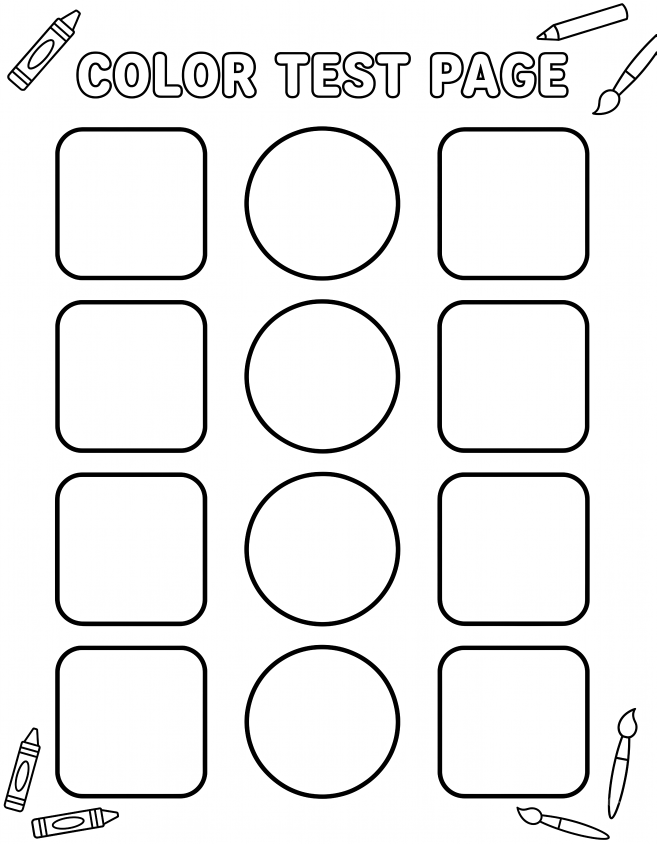
#> input picture assets/matter/color_test.png, 2625 x 3375 px (shown at 1/4 size); its folder holds only this picture in this run
$ python -i imaging.py   (imports and definitions only)
#> lines starting #> are read from the running program, lines starting #| are printed output that depends on the picture
"""Làm sạch ảnh line-art từ Gemini để đủ chuẩn in 300 DPI."""

from __future__ import annotations

import logging
from pathlib import Path

from PIL import Image, ImageFilter, ImageOps

log = logging.getLogger(__name__)

Image.MAX_IMAGE_PIXELS = None


def _hf_std(im: Image.Image) -> float:
    """Do "do chi tiet" cua anh = lech chuan cua thanh phan tan so cao.

    Dung lam thuoc do khach quan cho grain: hat cang nhieu -> so nay cang lon.
    """
    import numpy as np
    g = im.convert("L")
    a = np.asarray(g, np.float32)
    b = np.asarray(g.filter(ImageFilter.GaussianBlur(1.2)), np.float32)
    return float((a - b).std())


def auto_grain_params(path: Path, ratio: float = 0.35) -> tuple[float, float]:
    """Tu chon (amount, size) sao cho HAT HOA VAO ANH, khong lan at anh.

    Y tuong: grain nen ti le voi luong chi tiet san co cua anh.
      * Anh nhieu net (nhieu chi tiet)  -> chiu duoc hat manh hon.
      * Anh phang, mang mau lon         -> hat nhe, neu khong se lo ro nhu bui.
    ratio = ti le do hat so voi chi tiet goc (0.35 -> hat bang ~35% chi tiet).

    Size hat scale theo do phan giai de khi IN ra hat luon trong cung mot co,
    khong phu thuoc anh 1000px hay 3000px.
    """
#> called with path = '../assets/matter/color_test.png', ratio = 0.35
    import tempfile

    im = Image.open(path).convert("RGB")
    long_edge = max(im.size)
#> long_edge = 3375
    size = max(1.0, round(long_edge / 1600.0, 2))
#> size = 2.11

    # Do & hieu chinh tren mot O CAT 640px o giua anh (CAT chu khong THU NHO:
    # thu nho lam sac net gia tao, thang do se sai hoan toan).
    cx, cy = im.size[0] // 2, im.size[1] // 2
#> cx = 1312; cy = 1687
    r = min(320, cx, cy)
#> r = 320
    sm = im.crop((cx - r, cy - r, cx + r, cy + r))
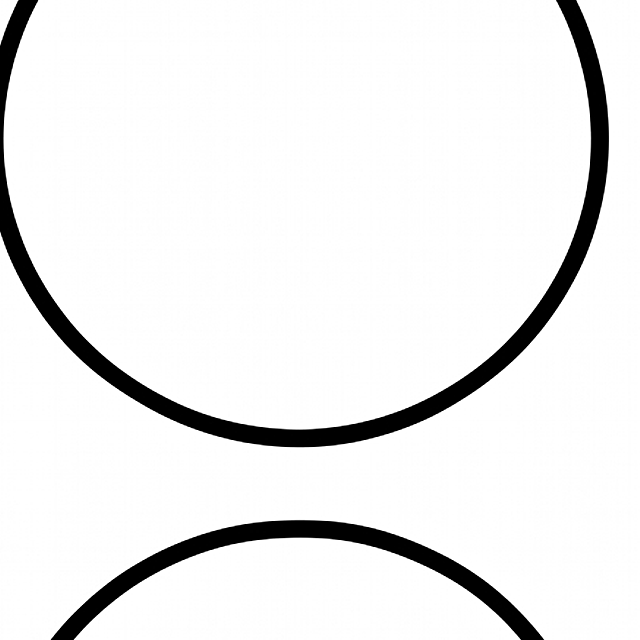
#> sm: PIL image 640x640 RGB; min 0, max 255, mean 236.1
    base = _hf_std(sm) or 1.0
#> in _hf_std, `b = np.asarray(g.filter(ImageFilter.GaussianBlur(1.2)), np.float32)`:
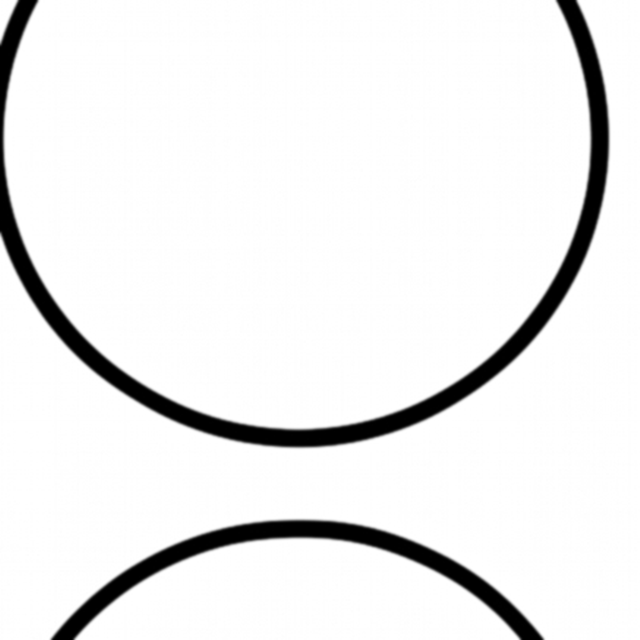
#> b: shape (640, 640) float32; min 0, max 255, mean 236.1
#> base = 9.1
    target = min(7.0, max(1.5, ratio * base))        # luong hat muon them vao
#> target = 3.18

    amount = 0.08
    with tempfile.TemporaryDirectory() as td:
        probe = Path(td) / "probe.png"
        for _ in range(5):
            sm.save(probe)
            add_grain(probe, amount=amount, mode="tone", size=size)
            got = _hf_std(Image.open(probe)) ** 2 - base ** 2
            got = got ** 0.5 if got > 0.01 else 0.01
            if abs(got - target) / target < 0.05:
                break
            # mu 0.8: mode "tone" phan hoi duoi tuyen tinh -> tranh vot qua.
            amount = max(0.01, min(0.6, amount * (target / got) ** 0.8))
    return round(amount, 3), size


def add_grain(path: Path, amount: float = 0.05, mono: bool = True,
              mode: str = "overlay", size: float = 1.0) -> Path:
    """Phu mot lop grain len anh, ghi de tai cho.

    amount = do dam (0..0.3). mode:
      * "overlay" (mac dinh) -> lop hat xam blend overlay, giong VAN GIAY IN:
        dam ma MIN, khong san; hat theo tong anh nen tu nhien.
      * "add" -> noise cong truc tiep (co trong so midtone), de sang salt-pepper
        khi amount cao.
      * "auto" -> TU CHON do dam + co hat cho hoa voi anh; luc nay `amount`
        la RATIO (0.35 = hat bang ~35% luong chi tiet san co cua anh).
    mono=True -> grain kieu phim/giay (cung mot nhieu cho 3 kenh).
    """
#> called with amount = 0.08, mono = True, mode = 'tone', size = 2.11
    import numpy as np

    if mode == "auto":
        # amount luc nay dong vai tro RATIO (do hai hoa), khong phai do dam.
        amount, size = auto_grain_params(path, ratio=float(amount) or 0.35)
        mode = "tone"

    amount = max(0.0, min(0.6, float(amount)))
    if amount <= 0:
        return path
    im = Image.open(path).convert("RGB")
    arr = np.asarray(im).astype(np.float32)
    h, w = arr.shape[:2]
#> h = 640; w = 640
    sigma = amount * 255.0
    ch = 1 if mono else 3
    # size = kich thuoc HAT (px). >1 -> tao noise o do phan giai thap roi phong
    # to len -> moi hat phu nhieu pixel (hat to hon).
    size = max(1.0, float(size))
#> size = 2.11
    if size > 1.0:
        # NOISE DA TANG (fractal): tron nhieu co hat -> co cum to, cum nho,
        # khong deu tam tap -> tu nhien nhu grain phim/giay that. Noi suy BICUBIC
        # cho bien hat muot, khong bi vuong/kim cuong nhu bilinear.
        # Ít tầng "cụm to" (loang) hơn, nặng tầng mịn -> grain đều, min hon.
        octaves = [(size * 1.5, 0.25), (size, 1.0), (size / 2.0, 0.7)]
#> octaves = [(3.17, 0.25), (2.11, 1), (1.05, 0.7)]
        noise = np.zeros((h, w, ch), np.float32)
        wsum = 0.0
        for sc, wgt in octaves:
            sc = max(1.0, sc)
            nh, nw = max(1, int(h / sc)), max(1, int(w / sc))
            small = np.random.normal(0.0, 255.0, (nh, nw, ch)).astype(np.float32)
            for c in range(ch):
                layer = Image.fromarray(
                    np.clip(128.0 + small[:, :, c], 0, 255).astype("uint8"))
                layer = layer.resize((w, h), Image.BICUBIC)
                noise[:, :, c] += (np.asarray(layer).astype(np.float32)
                                   - 128.0) * wgt
            wsum += wgt
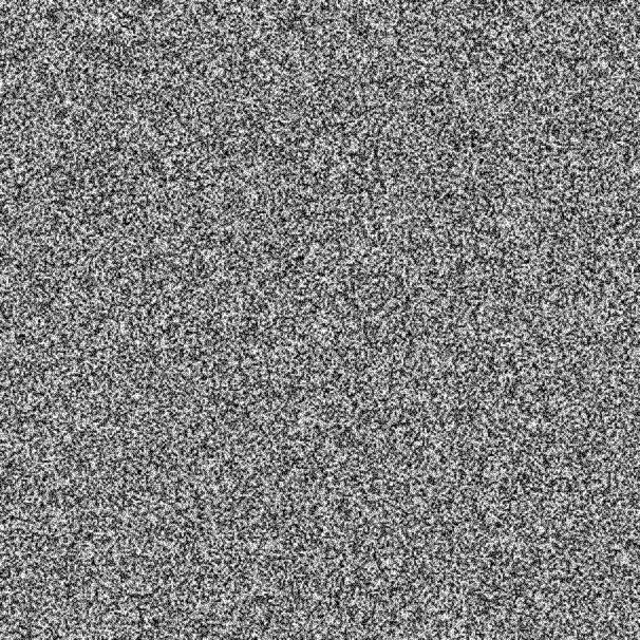
#> noise: shape (640, 640, 1) float32; min -249.6, max 247.6, mean -0.2; drawn with min black and max white
#> after the loop, wsum = 1.95
        # chuan hoa ve dung do dam mong muon (sigma)
        std = noise.std() or 1.0
        noise = noise / std * sigma
    else:
        noise = np.random.normal(0.0, sigma, (h, w, ch)).astype(np.float32)

    if mode == "tone":
        # Grain CUNG MAU NEN, chi sang/toi hon 1 bac: NHAN he so (giu nguyen
        # hue + do bao hoa) thay vi cong (cong se day ve trang/den, mat mau).
        # Huong theo tong: nen sang -> hat sang hon, nen toi -> hat toi hon ->
        # tuong phan thap, hoa vao nen du nen mau gi.
        nim = Image.fromarray(
            np.clip(128.0 + noise[:, :, 0], 0, 255).astype("uint8"))
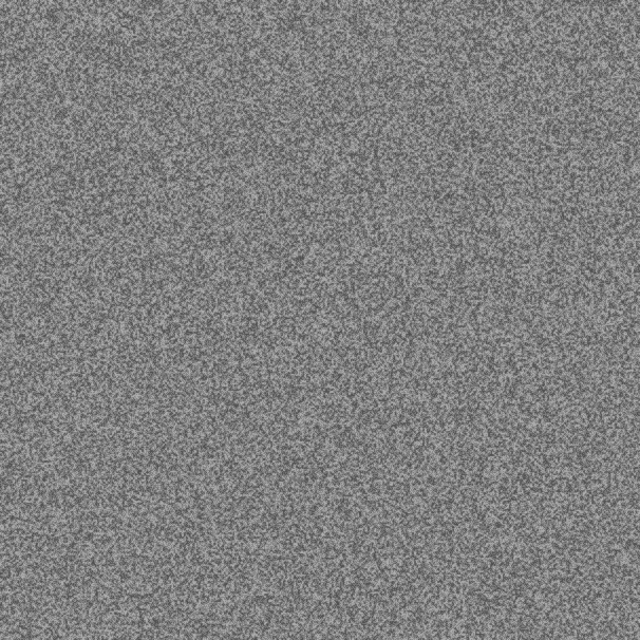
#> nim: PIL image 640x640 L; min 79, max 175, mean 127.5
        nim = nim.filter(ImageFilter.GaussianBlur(1.1))
        mag = np.abs(np.asarray(nim).astype(np.float32) - 128.0) / 255.0
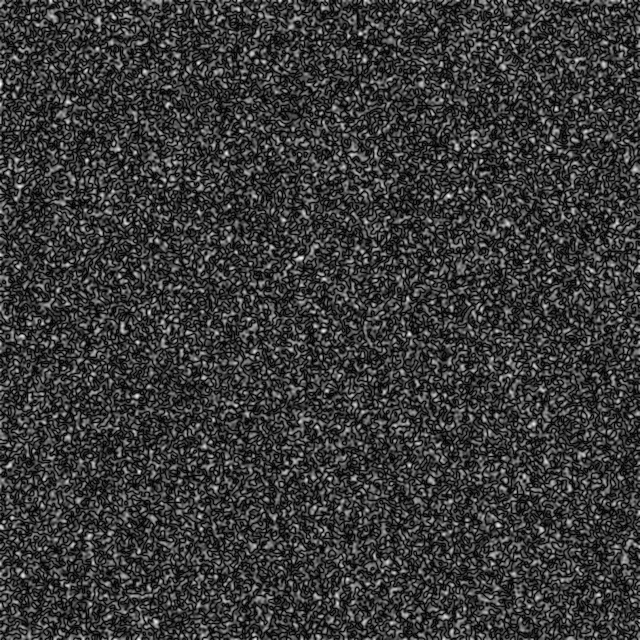
#> mag: shape (640, 640) float32; min 0, max 0.157, mean 0.0347; drawn with min black and max white
        luma = (0.299 * arr[:, :, 0] + 0.587 * arr[:, :, 1]
                + 0.114 * arr[:, :, 2]) / 255.0
        direction = 2.0 * luma - 1.0                 # +1 sang, -1 toi, 0 giua
        factor = 1.0 + mag * direction               # nhan -> doi SHADE cung hue
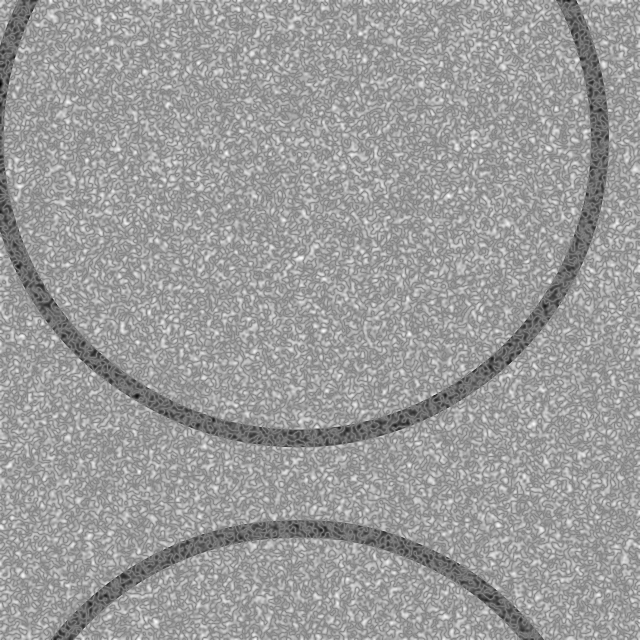
#> factor: shape (640, 640) float32; min 0.843, max 1.15, mean 1.03; drawn with min black and max white
        out = arr * factor[:, :, None]
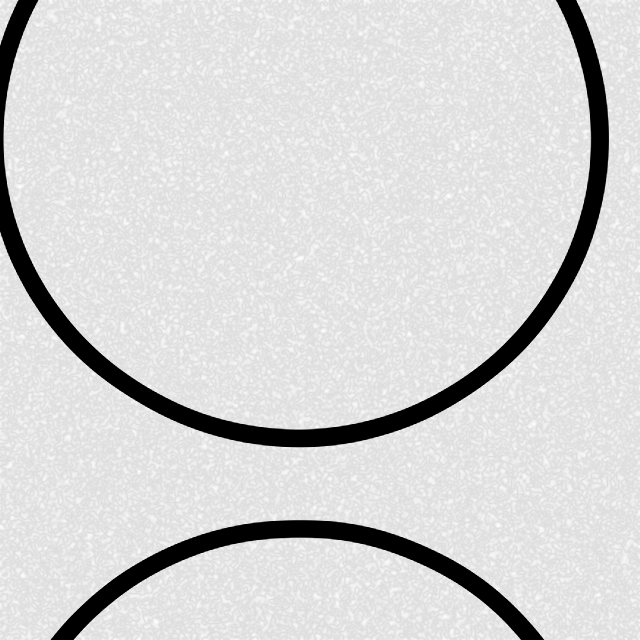
#> out: shape (640, 640, 3) float32; min 0, max 293, mean 244.3; drawn with min black and max white
    elif mode == "soft":
        # Grain MEM: lam mo hat thanh mang huu co (nhu van giay/canvas), roi
        # modulate do sang RAT NHE quanh 1.0 va GIU NGUYEN MAU (nhan deu 3 kenh).
        # Khong phai cham sac -> nhin nhu texture giay, khong bui ban.
        nim = Image.fromarray(
            np.clip(128.0 + noise[:, :, 0], 0, 255).astype("uint8"))
        nim = nim.filter(ImageFilter.GaussianBlur(1.3))
        soft = (np.asarray(nim).astype(np.float32) - 128.0)   # (h,w) mem
        factor = 1.0 + (soft / 255.0)                          # quanh 1.0
        out = arr * factor[:, :, None]
    elif mode == "ink":
        # Grain MOT CHIEU (chi lam TOI), kieu van muc in. Khong bao gio tao cham
        # trang tren nen den -> khong lap lanh/bui. |noise| nhan voi anh: dot hoi
        # toi deu, dam o vung sang, gan nhu vo hinh o vung da toi.
        d = np.abs(noise[:, :, :1])                # luong lam toi (>=0)
        out = arr * (1.0 - d / 255.0)
    elif mode == "overlay":
        # Lop hat xam quanh 128, blend OVERLAY. Day CA 2 CHIEU -> tren nen sang
        # ra cham den, nen den ra cham trang (tuong phan voi nen).
        b = arr / 255.0
        t = np.clip(128.0 + noise, 0, 255) / 255.0            # lop hat
        out = np.where(t < 0.5, 2.0 * b * t,
                       1.0 - 2.0 * (1.0 - b) * (1.0 - t)) * 255.0
    else:
        luma = (0.299 * arr[:, :, 0] + 0.587 * arr[:, :, 1]
                + 0.114 * arr[:, :, 2]) / 255.0
        weight = np.clip(1.0 - (2.0 * luma - 1.0) ** 2, 0.0, 1.0)
        weight = 0.15 + 0.85 * weight
        out = arr + noise * weight[:, :, None]

    Image.fromarray(np.clip(out, 0, 255).astype("uint8")).save(path)
    return path


_LAMA = None          # cache model: nap lai moi anh thi mat 3-4s/lan
_LAMA_FAILED = False  # da thu va hong -> dung thu lai nua


# [475 lines left out: functions _lama, remove_watermark, upscale_to_min, square_upscale, crop_white_margins, _upscale_steps and 9 more, not called in this run]

>>> result = auto_grain_params('../assets/matter/color_test.png')
#> in auto_grain_params, `got = _hf_std(Image.open(probe)) ** 2 - base ** 2`: got = 1.78
#> in auto_grain_params, `got = got ** 0.5 if got > 0.01 else 0.01`: got = 1.34
#> in auto_grain_params, `amount = max(0.01, min(0.6, amount * (target / got) ** 0.8))`: amount = 0.16
#> result = (0.492, 2.11)
